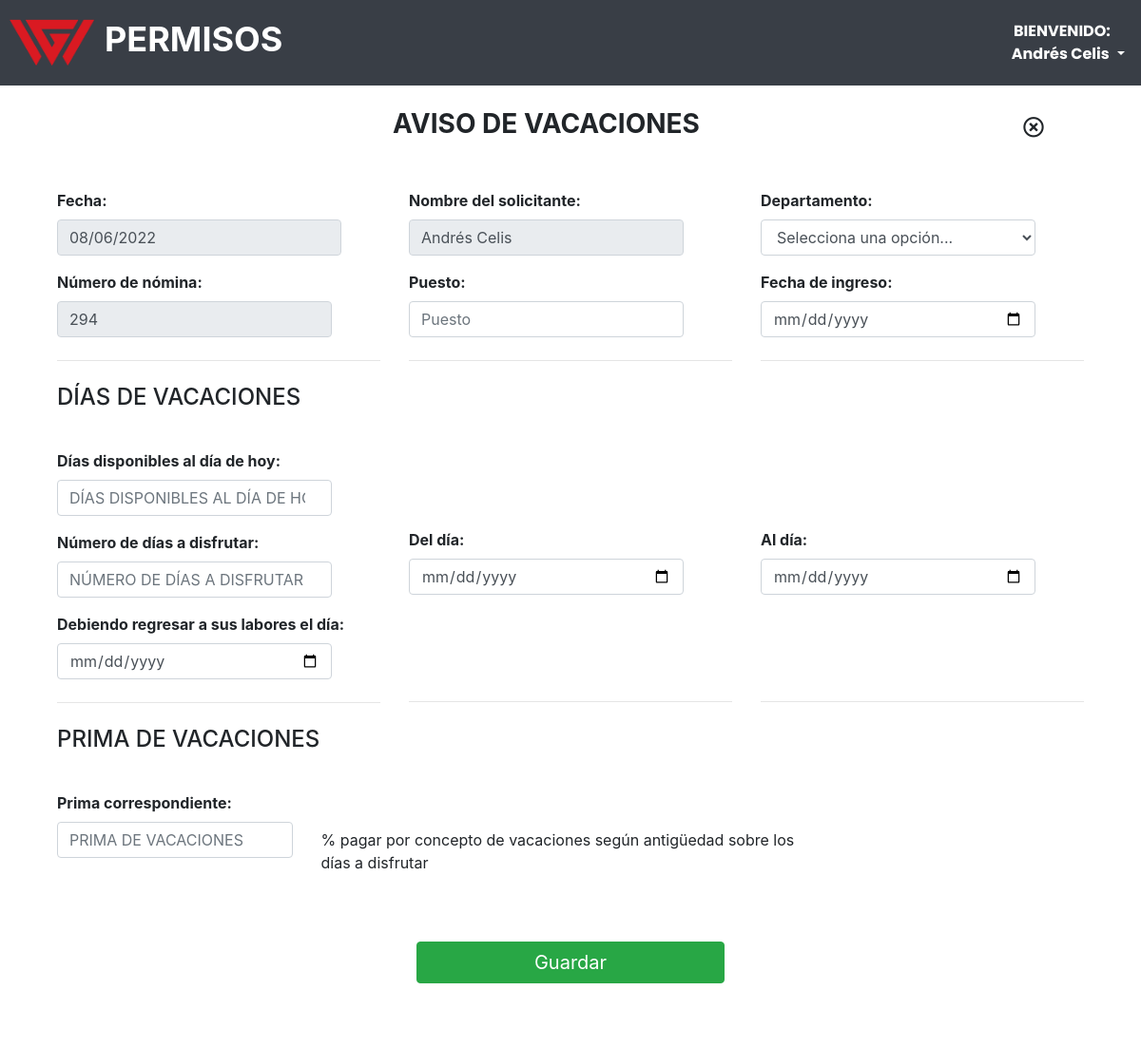
/views/vacaciones.php (signed in), run on the app's committed database.
### tables this page shows
CREATE TABLE `usuarios` (
  `id_user` int(11) NOT NULL,
  `nombre` varchar(150) NOT NULL,
  `apellidos` varchar(150) NOT NULL,
  `num_nomina` int(11) NOT NULL,
  `email` varchar(100) NOT NULL,
  `password` varchar(100) NOT NULL,
  `rol_id` int(2) NOT NULL DEFAULT '3'
);

### views/vacaciones.php (the view, shortened to what this page needs)
<?php
include('../lib/connect.php');
?>
<!DOCTYPE html>
<html lang="es">
<head>
    <?php include('../lib/head_links.php'); ?>
</head>
<body>
    <?php include('../lib/header.php'); ?>
    <div class="contenido_solicitud">
        <div class="top">
            <h1>AVISO DE VACACIONES</h1>
            <div>
            <a href="home.php" class="btn btn-light btn-lg inicio"><i class="far fa-times-circle"></i></a>
            </div>
        </div>
        <div class="cont_form">
            <form method="post">
                <div class="panel-body">
                    <div class="row">
                        <div class="col-sm-4">
                            <div class="form-group">
                                <label>Fecha:</label>
                                <input type="" name="fecha_registro" class="form-control" style="width: 88%;" readonly value="<?=date('d/m/Y')?>" tabindex="-1">
                            </div>
                            <div class="form-group">
                                <label>Número de nómina:</label>
                                <input type="number" name="num_nomina" class="form-control" style="width: 85%" readonly tabindex="-1" value="<?php echo $auser['num_nomina'];?>">
                            </div>
                            <hr class="my-4">
                            <div style="margin-bottom:40px;">
                                <h4 style=" text-align:left">DÍAS DE VACACIONES</h4>
                            </div>
                            <div class="form-group">
                                <label>Días disponibles al día de hoy:</label>
                                <input type="number" name="dias_restantes" class="form-control" style="width: 85%" placeholder="DÍAS DISPONIBLES AL DÍA DE HOY" required onkeypress="return isNumberKey(this);" tabindex="7">
                            </div>
                            <div class="form-group">
                                <label>Número de días a disfrutar:</label>
                                <input type="number" name="num_dias_a_difrutar" class="form-control" style="width: 85%" placeholder="NÚMERO DE DÍAS A DISFRUTAR" required onkeypress="return isNumberKey(this);" tabindex="7">
                            </div>
                            <div class="form-group">
                                <label>Debiendo regresar a sus labores el día:</label>
                                <input type="date" name="regreso" class="form-control" style="width: 85%" required tabindex="10">
                            </div>
                            <hr class="my-4">
                        </div>
                        <div class="col-sm-4">
                            <div class="form-group">
                                <label>Nombre del solicitante:</label>
                                <input type="text" name="nombre_solicitante" class="form-control" style="width: 85%;" value="<?php echo $auser['nombre']." ".$auser['apellidos'];?>" readonly tabindex="-1">
                            </div>
                            <div class="form-group">
                                <label>Puesto:</label>
                                <input type="text" name="puesto" class="form-control" style="width: 85%;" placeholder="Puesto" required tabindex="2">
                            </div>
                            <hr class="my-4">
                            <div class="form-group" style="margin-bottom:40px;">
                                <div class="col-lg-4 col-lg-offset-2" style="background-color:#fff">
                                    <h1>&nbsp;</h1>
                                </div>
                            </div>
                            <div class="form-group">
                                <div class="col-lg-4 col-lg-offset-2" style="background-color:#fff">
                                    <h1>&nbsp;</h1>
                                </div>
                            </div>
                            <div class="form-group">
                                <label>Del día:</label>
                                <input type="date" name="dias_a_difrutar_del" class="form-control" style="width: 85%" required tabindex="8">
                            </div><br>
                            <div class="form-group">
                                <div class="col-lg-4 col-lg-offset-2" style="background-color:#fff">
                                    <h1>&nbsp;</h1>
                                </div>
                            </div>
                            <hr class="my-4">
                        </div>
                        <div class="col-sm-4">
                            <div class="form-group">
                                <label>Departamento:</label>
                                <select class="form-control" name="departamento" required style="width:85%; cursor:pointer;" tabindex="1">
                                    <option value="" selected disabled>Selecciona una opción...</option>
                                </select>
                            </div>
                            <div class="form-group">
                                <label>Fecha de ingreso:</label>
                                <input type="date" name="fecha_ingreso" class="form-control" style="width: 85%" required tabindex="6">
                            </div>
                            <hr class="my-4">
                            <div class="form-group" style="margin-bottom:40px;">
                                <div class="col-lg-4 col-lg-offset-2" style="background-color:#fff">
                                    <h1>&nbsp;</h1>
                                </div>
                            </div>
                            <div class="form-group">
                                <div class="col-lg-4 col-lg-offset-2" style="background-color:#fff">
                                    <h1>&nbsp;</h1>
                                </div>
                            </div>
                            <div class="form-group">
                                <label>Al día:</label>
                                <input type="date" name="dias_a_difrutar_al" class="form-control" style="width: 85%" required tabindex="9">
                            </div><br>
                            <div class="form-group">
                                <div class="col-lg-4 col-lg-offset-2" style="background-color:#fff">
                                    <h1>&nbsp;</h1>
                                </div>
                            </div>
                            <hr class="my-4">
                        </div>
                        <div class="col-sm-12">
                            <div style="margin-bottom:40px;">
                                <h4 style=" text-align:left">PRIMA DE VACACIONES</h4>
                            </div>
                            <div class="form-group">
                                <label>Prima correspondiente:</label>
                                <div class="form-group row">
                                    <div class="col-sm-3">
                                        <input type="number" name="prima_vacacional" id="prima_vacacional" class="form-control" placeholder="PRIMA DE VACACIONES" step='0.01' required tabindex="11">
                                    </div>
                                    <label for="prima_vacacional" class="col-form-label col-sm-6" style="font-weight:normal">% pagar por concepto de vacaciones según antigüedad sobre los días a disfrutar</label>
                                </div>
                            </div>
                        </div>
                    </div>
                    <br>
                    <br />
                    <div class="save">
                        <button type="submit" class="btn btn-success btn-block" tabindex="12">Guardar</button>
                    </div>
                </div>
            </form>
        </div>
    </div>
</body>
</html>

### lib/header.php (shortened to what this page needs)
<!DOCTYPE html>
<html lang="es">
<head><meta charset="gb18030">
</head>
<body>
    <?php
    $email=$conectar->query("SELECT * FROM usuarios WHERE email='".$_SESSION['email']."' OR num_nomina='".$_SESSION['email']."' AND rol_id='".$_SESSION['rol']."'");
    $auser=$email->fetch_assoc();
        echo "<header>";
        echo "<div class='top_head'><img class='img_head' src='../img/icon.png' alt=''><label class='upper_head'> PERMISOS</label></div>";
        echo "<nav>";
        echo '<div class="dropdown">
              <button class="btn btn-secondary dropdown-toggle" type="button" id="dropdownMenuButton" data-toggle="dropdown" aria-haspopup="true" aria-expanded="false" tabindex="-1">
                <span><b>BIENVENIDO:</b></span><br>
                &nbsp;&nbsp;
                <b>'.$auser['nombre']." ". $auser['apellidos'].'</b>
              </button>
              <div class="dropdown-menu dropdown-menu-right" aria-labelledby="dropdownMenuButton">
                <a class="dropdown-item" href="#" data-toggle="modal" data-target="#logout">Cerrar sesión</a>
              </div>
            </div>';
        echo "</nav>";
        echo "</header>";
?>
</body>
</html>

### css/estilos.css (style rules this page uses)
*, *:before, *:after { box-sizing: inherit; margin: 0; padding: 0; }
html { box-sizing: border-box; height: 100%; font-family: "Poppins", sans-serif; }
body { display: flex; flex-direction: column; background: white; min-height: 100%; }
input { outline: none; }
a { text-decoration: none; color: #202020; }
header { background-color: #393e46; height: 90px; width: 100%; color: white; }
.img_head { float: left; width: 90px; height: 66px; margin-right: 10px; }
.top_head { width: 300px; height: 100%; float: left; display: flex; justify-content: flex-start; align-items: center; margin-left: 10px; }
.upper_head { font-size: 36px; font-weight: bold; color: white; }
nav { height: 100%; float: right; margin-right: 5px; color: white; }
nav a, nav button { outline: none; border: none; }
.dropdown-toggle { background-color: transparent; border: none; font-family: 'Poppins'; height: 90px; margin: auto 0 auto 0; }
a:visited, a:focus, a { text-decoration: none; }
.inicio { margin: auto 0 auto auto; outline: none; font-size: 22px; background-color: transparent; border: none; }
.contenido_solicitud { width: 100%; background: #fff; margin-bottom: 35px; }
.top { width: 85%; margin-right: auto; margin-left: auto; margin-top: 20px; display: flex; justify-content: center; align-items: center; }
.top h1 { text-align: center; font-size: 28px; font-weight: bold; width: 95%; }
.top div { width: 50px; margin: 0 0 0 auto; }
.cont_form { width: 90%; margin-right: auto; margin-left: auto; margin-top: 40px; margin-bottom: 40px; }
.row label { font-weight: bold; }
.save { width: 30%; display: flex; justify-content: center; margin: 0 auto 0 auto; }
.save button { font-size: 20px; }

### data on the page
usuarios: nombre "Andrés", apellidos "Celis", num_nomina "294", nombre_solicitante "Andrés Celis"
